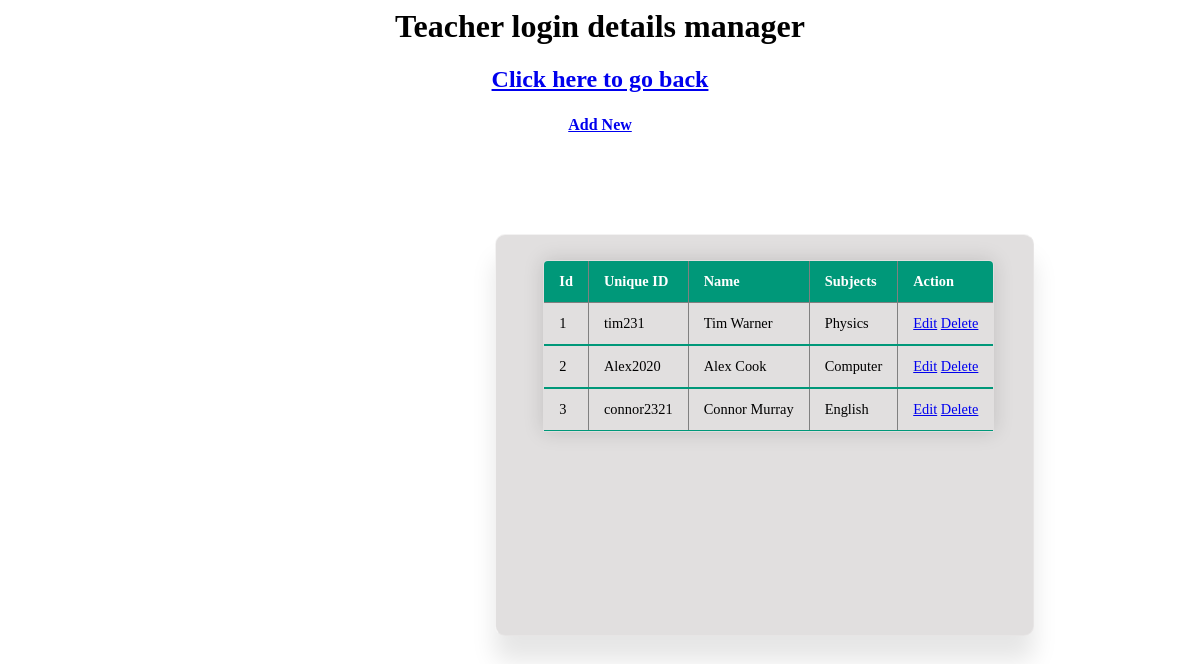
The app's page /admin/teacher_det.php with its own data.
### tables this page shows
CREATE TABLE `feedback_teacher` (
  `id` int(7) NOT NULL,
  `loginid` varchar(10) NOT NULL,
  `name` varchar(50) NOT NULL,
  `subjects` varchar(50) NOT NULL
);

### admin/teacher_det.php (the view, shortened to what this page needs)
<?php
include("connection.php");
if(!empty($_REQUEST['msg'])) {
	$msg=$_REQUEST['msg'];
}
else {
	$msg  = "";
}
?>
<html>
<head>
</head>
<body>
<h1 align="center">Teacher login details manager</h1>
<h2 align="center"><a href="admin_welcome.php">Click here to go back</a></h2>
<table border="0" align="center"  >
		<tr>
			<td ><strong><a href="teacher_insert.php">Add New</a></strong></td>
		</tr>
		<tr>
			<td style="color:#FF0000;">&nbsp;<?php echo $msg; ?></td>
		</tr>
</table>
<div class="container">
<table class="content-table" border="1" align="center"  >
	<thead>
		<tr>
			<td><strong>Id</strong></td>
			<td><strong>Unique ID</strong></td>
			<td><strong>Name</strong></td>
			<td><strong>Subjects</strong></td>
			<td><strong>Action</strong></td>
		</tr></thead>
<?php
$sql="SELECT * FROM  `feedback_teacher` ORDER BY  `id` ASC ";
$res=mysqli_query($con, $sql);
while($row=mysqli_fetch_array($res))
{
?>
		<tbody>
 		<tr>
			<td><?php echo $row['id']; ?></td>
			<td><?php echo $row['loginid']; ?></td>
			<td><?php echo $row['name']; ?></td>
			<td><?php echo $row['subjects'];?></td>
			<td><a href="teacher_edit.php?id=<?php echo $row['id']; ?>" >Edit</a>&nbsp;<a onClick="return(confirm('Do you really want to Delete?'))" href="teacher_delete.php?id=<?php echo $row['id']; ?>" >Delete</a></td>
		</tr></tbody>
<?php
}
?>
</table>
</div>
</body>
</html>

### admin/teacher_det.php (style rules this page uses)
.content-table { margin-top:230px margin-left:400px; padding: 32px; border-collapse: collapse; margin: 25px 0; font-size: 0.9em; min-width: 400px; border-radius: 5px 5px 0 0; overflow: hidden; box-shadow: 0 0 20px rgba(0, 0, 0, 0.15); }
.content-table thead tr { background-color: #009879; color: #ffffff; text-align: left; font-weight: bold; }
.content-table th, .content-table td { padding: 12px 15px; }
.content-table tbody tr { border-bottom: 1px solid #dddddd; }
.content-table tbody tr:last-of-type { border-bottom: 2px solid #009879; }
.container { margin-top: 75px; margin-left: 487px; width:490px; min-height: 400px; background: rgba(63, 55, 55, 0.158); border-radius: 10px; padding-left: 4%; padding: auto; justify-content: center; align-items: center; backdrop-filter: blur(5px); box-shadow: 0 25px 25px rgba(0,0,0,0.1); border: 1px solid rgba(255, 255, 255, 0.596); border-right: 1px solid rgba(255,255,255,0.2); border-bottom: 1px solid rgba(255,255,255,0.2); }

### records on screen
feedback_teacher: id "1", loginid "tim231", name "Tim Warner", subjects "Physics"
feedback_teacher: id "2", loginid "Alex2020", name "Alex Cook", subjects "Computer"
feedback_teacher: id "3", loginid "connor2321", name "Connor Murray", subjects "English"
